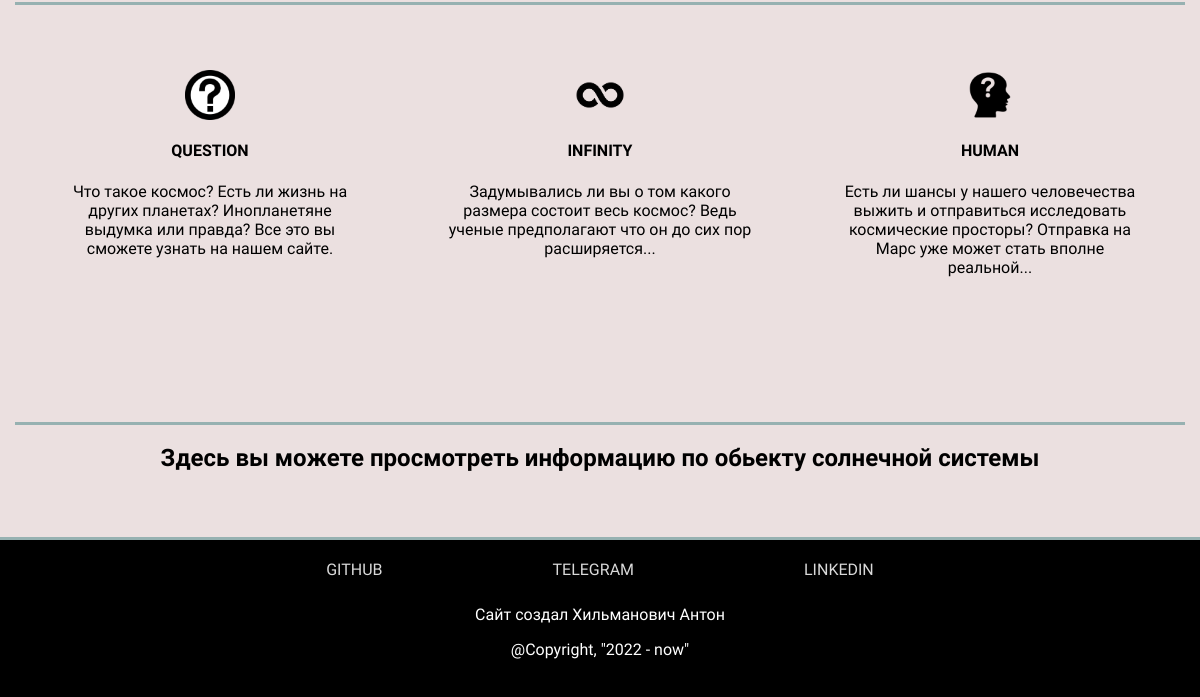
The app's page / (lower part), older data.
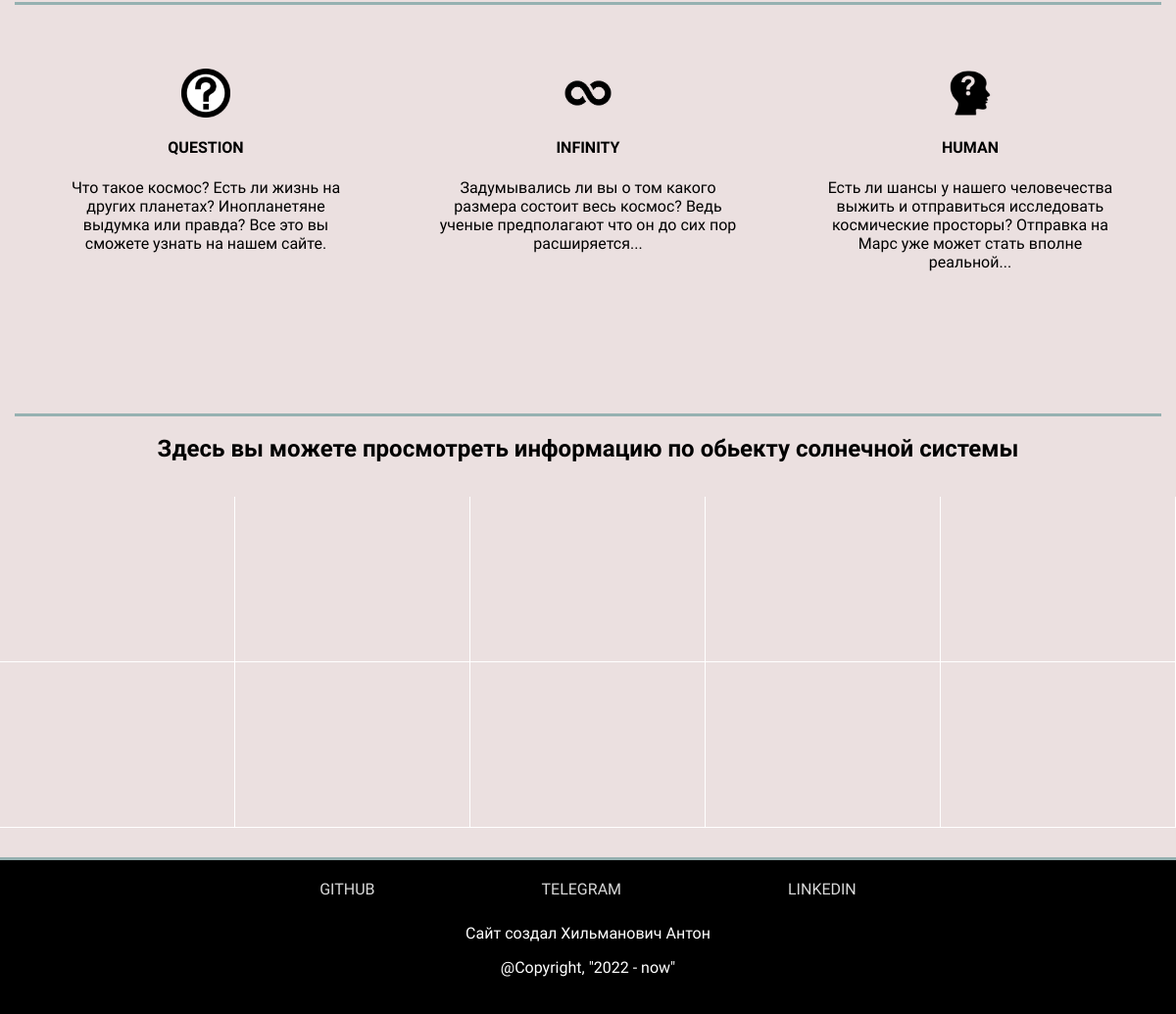
The same page, newer data.
### planets/models.py (models this page shows, shortened)
class SolarSystemObjects(models.Model):
    object_name = models.CharField("Название обьекта", unique=True, max_length=50)
    object_distance = models.CharField("Расстояние от Солнца", max_length=100, blank=True)
    object_introduction = models.CharField("Небольшое предисловие", max_length=250)
    object_description = models.TextField("Информация об обьекте", max_length=1500)
    object_image_main = models.ImageField("Фото обьекта для главной страницы", upload_to='media/object_image_main')
    object_image_d = models.ImageField("Фото обьекта для описания", upload_to='media/object_image_d')
    class Meta:
        verbose_name = "Космический обьект"
        verbose_name_plural = "Космические обьекты"

### planets/views.py (the view)
# urls.py: path('', views.index, name='home'),
def index(request):
    objects = SolarSystemObjects.objects.all()
    data = {
        'title': 'Главная страница',
        'objects': objects,
    }
    return render(request, "main/index.html", data)

### planets/templates/main/index.html (shortened to what this page needs)
{% load static %}
<html lang="ru">
<head>
    <link rel="stylesheet" href="{% static 'main/css/style.css' %}">
</head>
<body>
    <main>
        {% block content %}
        <div class="container">
            <div class="features">
                <div class="features__item">
                    <img class="features__icon" src="{% static 'logo/question.png' %}" alt="">
                    <h4 class="features__title">QUESTION</h4>
                    <div class="features__text">
                        Что такое космос? Есть ли жизнь на других
                        планетах? Инопланетяне выдумка или правда?
                        Все это вы сможете узнать на нашем сайте.
                    </div>
                </div>
                <div class="features__item">
                    <img class="features__icon" src="{% static 'logo/infinity.png' %}" alt="">
                    <h4 class="features__title">INFINITY</h4>
                    <div class="features__text">
                        Задумывались ли вы о том какого размера состоит весь космос?
                        Ведь ученые предполагают что он до сих пор расширяется...
                    </div>
                </div>
                <div class="features__item">
                    <img class="features__icon" src="{% static 'logo/human.png' %}" alt="">
                    <h4 class="features__title">HUMAN</h4>
                    <div class="features__text">
                        Есть ли шансы у нашего человечества выжить и отправиться исследовать
                        космические просторы? Отправка на Марс уже может стать вполне реальной...
                    </div>
                </div>
            </div>
            <div class="container">
                <div class="object__title">
                    <h2>Здесь вы можете просмотреть информацию по обьекту солнечной системы</h2>
                </div>
            </div>
        </div>
        <div class="objects">
            {% for item in objects %}
            <div class="object__item">
                <img class="object__photo" src="{{ item.object_image_main.url }}" alt="error">
            </div>
            {% endfor %}
        </div>
        {% endblock %}
    </main>
    <footer class="footer">
        <div class="container">
            <div class="footer__inner">
                <div class="footer__social">
                    <a href="" class="social__link">GITHUB</a>
                    <a href="" class="social__link">TELEGRAM</a>
                    <a href="" class="social__link">LINKEDIN</a>
                </div>
                <div class="footer__author">
                    <p>Сайт создал Хильманович Антон</p>
                </div>
                <div class="footer__years">
                    <p>@Copyright, "2022 - now"</p>
                </div>
                </div>
            </div>
    </footer>
</body>
</html>

### static/main/css/style.css (style rules this page uses)
body { margin: 0; font-family: 'Shadows Into Light Two', cursive; background-color: #ebe0e0; }
*, *:before, *:after { box-sizing: border-box; }
.container { width: 100%; max-width: 1170px; margin: 0 auto; color: white; }
.features { display: flex; flex-wrap: wrap; margin: 100px 0 80px 0; border-top: 3px solid #96b1b1; }
.features__icon { width: 50px; height: 50px; }
.features__title { color: black; }
.features__text { color: black; }
.features__item { width: 33.33333%; text-align: center; padding: 40px 40px; margin: 25px 0; }
.objects { display: flex; flex-wrap: wrap; margin-bottom: 30px; }
.object__title { text-align: center; color: black; padding-bottom: 15px; border-top: 3px solid #96b1b1; }
.object__item { width: 20%; position: relative; height: 169px; border-right: 1px solid white; border-bottom: 1px solid white; }
.object__photo { min-width: 100%; position: absolute; width: 100%; height: 100%; top: 50%; left: 50%; z-index: 1; transform: translate3d(-50%, -50%, 0); }
.footer { height: 160px; width: 100%; position: absolute; background: black; border-top: 3px solid #96b1b1; }
.footer__inner { display: flex; flex-direction: column; align-items: center; padding-top: 20px; }
.footer__years p { margin: 0; }
.social__link { margin: 0px 70px; text-decoration: none; color: white; opacity: 0.85; padding: 10px 10px; transition: opacity .1s linear; border: 3px solid black; }
.footer__author { padding-top: 10px; }

Row changes from the older to the newer data that the page shows:
added SolarSystemObjects: object_image_main (picture)
added SolarSystemObjects: object_image_main (picture)
added SolarSystemObjects: object_image_main (picture)
added SolarSystemObjects: object_image_main (picture)
added SolarSystemObjects: object_image_main (picture)
added SolarSystemObjects: object_image_main (picture)
added SolarSystemObjects: object_image_main (picture)
added SolarSystemObjects: object_image_main (picture)
added SolarSystemObjects: object_image_main (picture)
added SolarSystemObjects: object_image_main (picture)
